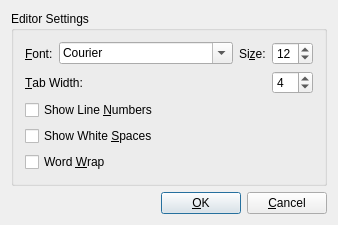
<ui version="4.0" >
 <class>ATextEditPrefDialogClass</class>
 <widget class="QDialog" name="ATextEditPrefDialogClass" >
  <property name="geometry" >
   <rect>
    <x>0</x>
    <y>0</y>
    <width>338</width>
    <height>220</height>
   </rect>
  </property>
  <property name="windowTitle" >
   <string>Preferences</string>
  </property>
  <layout class="QVBoxLayout" >
   <item>
    <widget class="QGroupBox" name="upEditorGroup" >
     <property name="title" >
      <string>Editor Settings</string>
     </property>
     <layout class="QVBoxLayout" >
      <item>
       <layout class="QHBoxLayout" >
        <item>
         <widget class="QLabel" name="upFontLabel" >
          <property name="text" >
           <string>&amp;Font:</string>
          </property>
          <property name="buddy" >
           <cstring>upFontComboBox</cstring>
          </property>
         </widget>
        </item>
        <item>
         <widget class="QFontComboBox" name="upFontComboBox" >
          <property name="sizePolicy" >
           <sizepolicy vsizetype="Fixed" hsizetype="Expanding" >
            <horstretch>0</horstretch>
            <verstretch>0</verstretch>
           </sizepolicy>
          </property>
          <property name="fontFilters" >
           <set>QFontComboBox::MonospacedFonts</set>
          </property>
         </widget>
        </item>
        <item>
         <widget class="QLabel" name="upSizeLabel" >
          <property name="text" >
           <string>Si&amp;ze:</string>
          </property>
          <property name="buddy" >
           <cstring>upFontSizeSpinBox</cstring>
          </property>
         </widget>
        </item>
        <item>
         <widget class="QSpinBox" name="upFontSizeSpinBox" >
          <property name="buttonSymbols" >
           <enum>QAbstractSpinBox::UpDownArrows</enum>
          </property>
          <property name="minimum" >
           <number>6</number>
          </property>
          <property name="maximum" >
           <number>24</number>
          </property>
          <property name="singleStep" >
           <number>2</number>
          </property>
          <property name="value" >
           <number>12</number>
          </property>
         </widget>
        </item>
       </layout>
      </item>
      <item>
       <layout class="QHBoxLayout" >
        <item>
         <widget class="QLabel" name="upTabWidthLabel" >
          <property name="text" >
           <string>&amp;Tab Width:</string>
          </property>
          <property name="buddy" >
           <cstring>upTabWidthSpinBox</cstring>
          </property>
         </widget>
        </item>
        <item>
         <spacer>
          <property name="orientation" >
           <enum>Qt::Horizontal</enum>
          </property>
          <property name="sizeHint" >
           <size>
            <width>40</width>
            <height>20</height>
           </size>
          </property>
         </spacer>
        </item>
        <item>
         <widget class="QSpinBox" name="upTabWidthSpinBox" >
          <property name="minimum" >
           <number>2</number>
          </property>
          <property name="maximum" >
           <number>16</number>
          </property>
          <property name="singleStep" >
           <number>2</number>
          </property>
          <property name="value" >
           <number>4</number>
          </property>
         </widget>
        </item>
       </layout>
      </item>
      <item>
       <widget class="QCheckBox" name="upLineCheckBox" >
        <property name="text" >
         <string>Show Line &amp;Numbers</string>
        </property>
       </widget>
      </item>
      <item>
       <widget class="QCheckBox" name="upWhiteSpaceCheckBox" >
        <property name="text" >
         <string>Show White &amp;Spaces</string>
        </property>
       </widget>
      </item>
      <item>
       <widget class="QCheckBox" name="upWordWrapCheckBox" >
        <property name="text" >
         <string>Word &amp;Wrap</string>
        </property>
       </widget>
      </item>
     </layout>
    </widget>
   </item>
   <item>
    <layout class="QHBoxLayout" >
     <item>
      <spacer>
       <property name="orientation" >
        <enum>Qt::Horizontal</enum>
       </property>
       <property name="sizeHint" >
        <size>
         <width>40</width>
         <height>20</height>
        </size>
       </property>
      </spacer>
     </item>
     <item>
      <widget class="QPushButton" name="upOk" >
       <property name="text" >
        <string>&amp;OK</string>
       </property>
      </widget>
     </item>
     <item>
      <widget class="QPushButton" name="upCancel" >
       <property name="text" >
        <string>&amp;Cancel</string>
       </property>
      </widget>
     </item>
    </layout>
   </item>
  </layout>
 </widget>
 <layoutdefault spacing="6" margin="11" />
 <tabstops>
  <tabstop>upFontComboBox</tabstop>
  <tabstop>upFontSizeSpinBox</tabstop>
  <tabstop>upTabWidthSpinBox</tabstop>
  <tabstop>upLineCheckBox</tabstop>
  <tabstop>upWhiteSpaceCheckBox</tabstop>
  <tabstop>upWordWrapCheckBox</tabstop>
  <tabstop>upOk</tabstop>
  <tabstop>upCancel</tabstop>
 </tabstops>
 <resources/>
 <connections/>
</ui>
